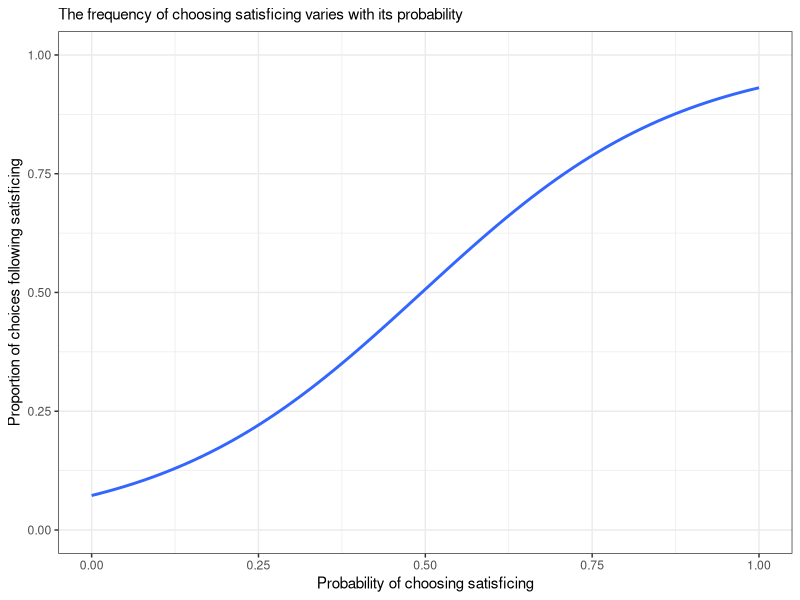
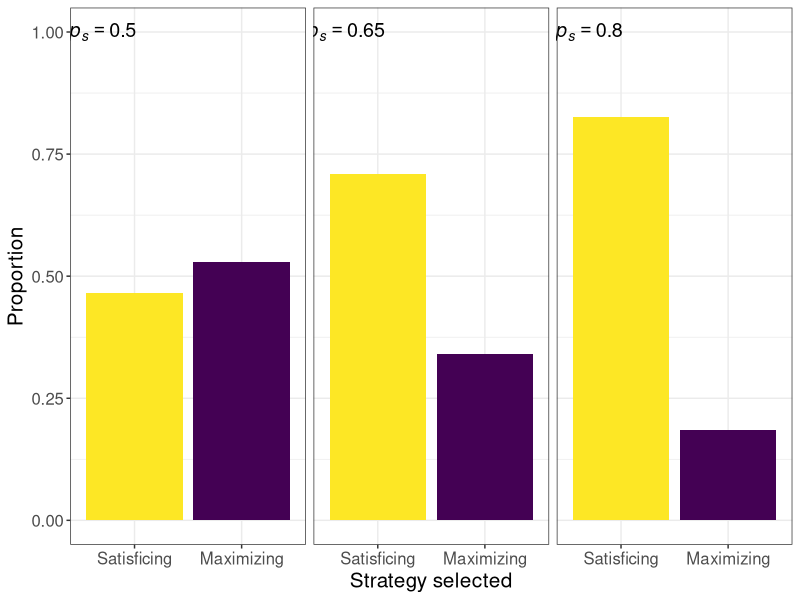
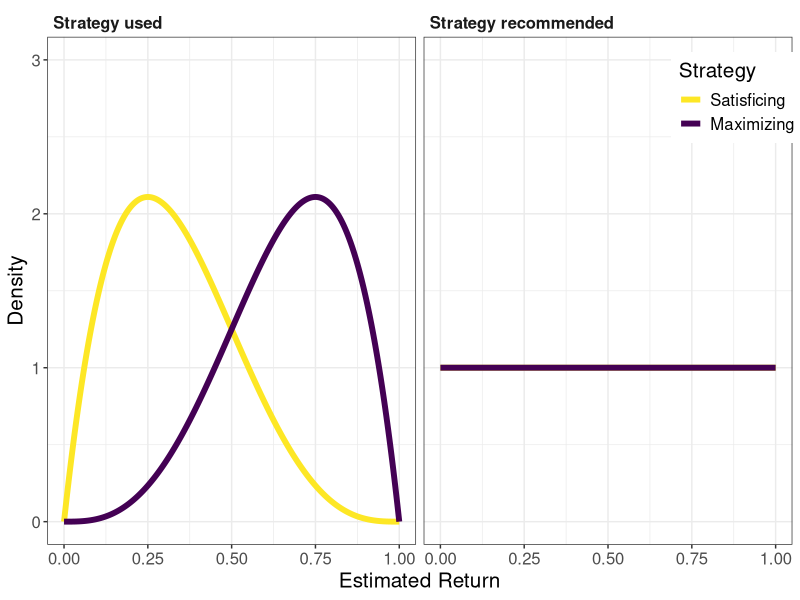
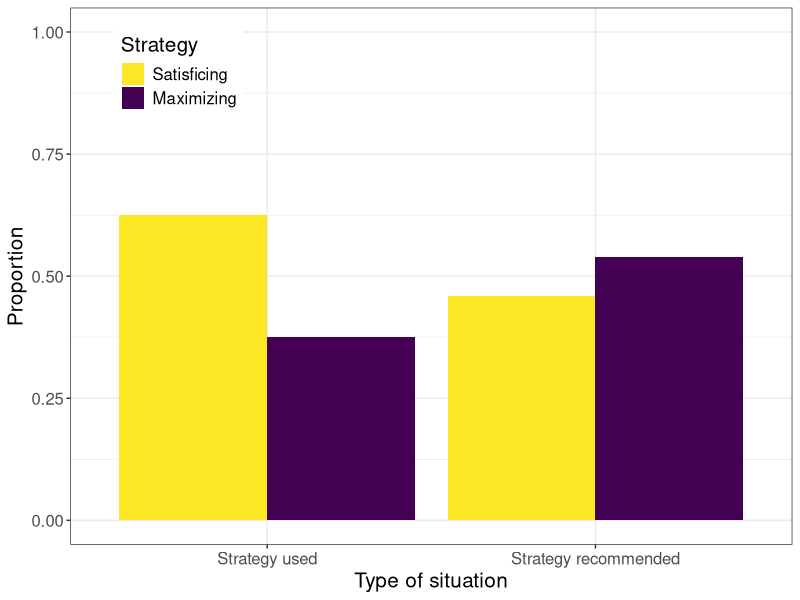
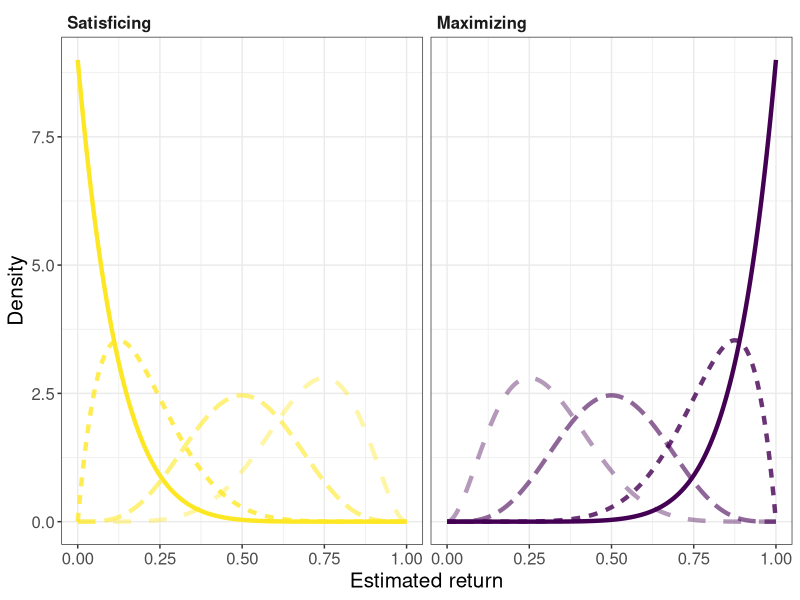
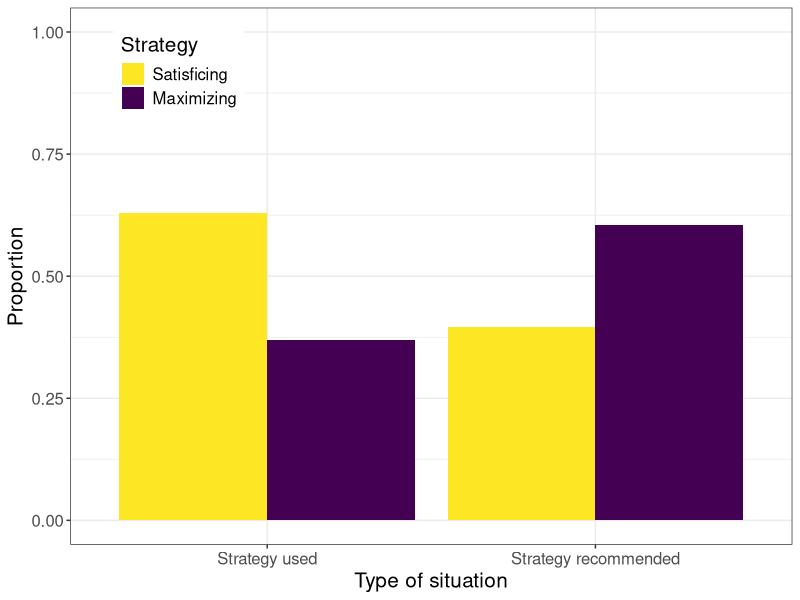
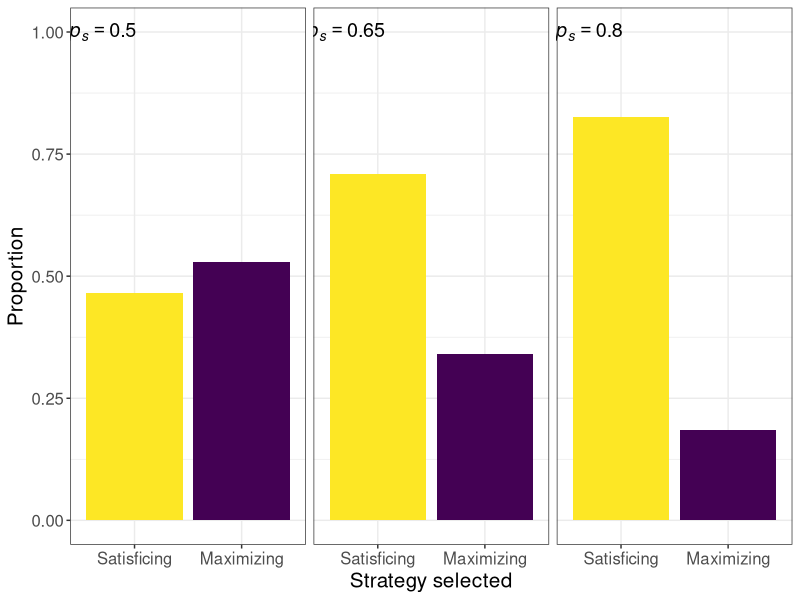
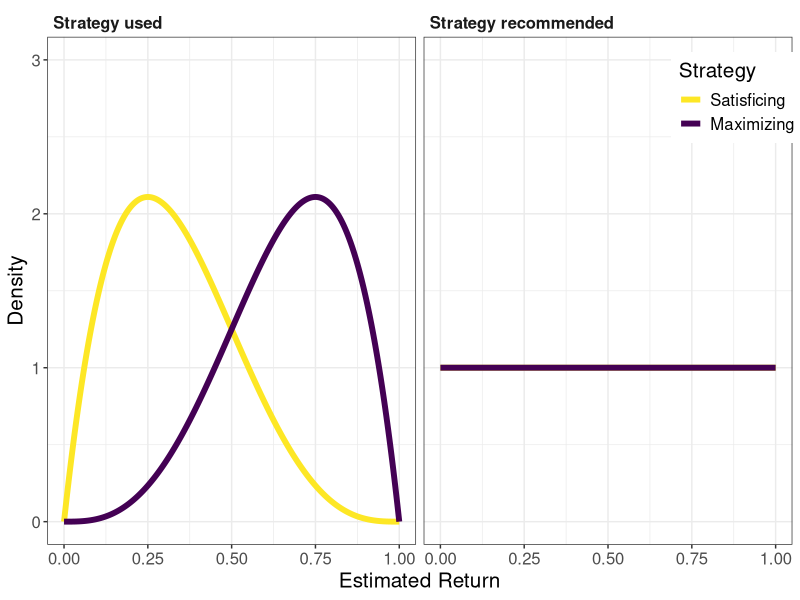

Here is the R script that generated these plots, in order:
# Simulation script

# Setup
# install.packages("tidyverse")
library(tidyverse)

N           <- 1:100 # Number of participants
n_self      <- 1:2   # Number of choices made
n_recommend <- 1:2   # Number of choices made by others for which you give a recommendation


# Test: Simulate different probabilities of choosing satisficing
vector_p_choose_satis <- seq(0, 1, by=.01)
results_sim1 <-  tibble(expand.grid(pid = N,                          # Participant ID
                                    cid = (n_self + n_recommend) / 2, # Choice ID
                                    p_choose_satis = vector_p_choose_satis)) %>% 
  mutate(choice_self      = NA,
         choice_recommend = NA)

for (row in 1:nrow(results_sim1)) {
  # Simulate choice as draw from binomial distribution (1 = satisficing)
  results_sim1[row, "choice_self"] <- rbinom(1, 1, pull(results_sim1[row, "p_choose_satis"]))
}

# Results
results_sim1 %>% 
  ggplot(aes(p_choose_satis, choice_self)) +
  geom_smooth(method = "glm", method.args = list(family = "binomial"), se = FALSE) +
  labs(subtitle="The frequency of choosing satisficing varies with its probability", 
       x="Probability of choosing satisficing", y="Proportion of choices following satisficing") +
  coord_cartesian(xlim=c(0,1), ylim=c(0,1)) +
  theme_bw()



# Assumption 1: Probabilistic strategy selection -----
# Simulating probabilities of choosing satisficing and recommending maximizing
vector_p_choose_satis <- seq(0, 1, by=.01)
results_sim2 <-  tibble(expand.grid(pid = N,                          # Participant ID
                                    cid = (n_self + n_recommend) / 2, # Choice ID
                                    p_choose_satis = vector_p_choose_satis)) %>% 
  mutate(p_recommend_satis = 1 - p_choose_satis,
         choice_self       = NA,
         choice_recommend  = NA)

set.seed(1)
for (row in 1:nrow(results_sim2)) {
  
  # Simulate choice as draw from binomial distribution (1 = satisficing)
  results_sim2[row, "choice_self"] <- rbinom(1, 1, pull(results_sim2[row, "p_choose_satis"]))
  results_sim2[row, "choice_recommend"] <- rbinom(1, 1, pull(results_sim2[row, "p_recommend_satis"]))
}

# Plot frequency of strategy selection
results_sim2 %>% 
  filter(p_choose_satis %in% c(.5, .65, .8)) %>% 
  mutate(p_choose_satis = as.factor(p_choose_satis)) %>% 
  group_by(p_choose_satis) %>% 
  summarise(p_choice_satis = sum(choice_self) / n(),
            p_recommend_satis = sum(choice_recommend) / n()) %>% 
  pivot_longer(cols=c("p_choice_satis", "p_recommend_satis")) %>% 
  mutate(name = ifelse(name == "p_choice_satis", "Satisficing", "Maximizing")) %>% 
  mutate(name = factor(name, levels=c("Satisficing", "Maximizing"))) %>% 
  ggplot(aes(name, value, fill=name)) +
  geom_col(position=position_dodge()) +
  geom_text(tibble(p_choose_satis=c(.5,.65,.8)), mapping=aes(x=.7, y=1, label=paste0("italic(p)[italic(s)]==", p_choose_satis)), parse=T, inherit.aes=F, size=5) +
  labs(x="Strategy selected", y="Proportion") +
  scale_fill_manual(values=viridis::viridis(10)[c(10,1)]) +
  theme_bw() +
  facet_wrap(~p_choose_satis, ncol=3) +
  theme(text = element_text(size=15), 
        legend.position="none",
        strip.background = element_blank(),
        strip.text.x = element_blank())

ggsave("output/plots/figure_basic.pdf", device=pdf, width=12, height=6)



# Assumption 2: Strategy selection as a cost-return trade-off -----
# Costs and Returns play a role in strategy selection

# Theoretical distribution
tibble(value = c(dbeta(seq(0,1,.001), 2, 4), dbeta(seq(0,1,.001), 4, 2),
                 dbeta(seq(0,1,.001), 1, 1), dbeta(seq(0,1,.001), 1, 1)),
       Strategy = c(rep("Satisficing", length(seq(0,1,.001))), rep("Maximizing", length(seq(0,1,.001))),
                    rep("Satisficing", length(seq(0,1,.001))), rep("Maximizing", length(seq(0,1,.001)))),
       Target = c(rep("Strategy used", length(seq(0,1,.001))*2), rep("Strategy recommended", length(seq(0,1,.001))*2)),
       x = c(seq(0,1,.001), seq(0,1,.001), seq(0,1,.001), seq(0,1,.001))) %>% 
  mutate(Strategy = factor(Strategy, levels=c("Satisficing", "Maximizing")),
         Target = factor(Target, levels=c("Strategy used", "Strategy recommended"))) %>% 
  ggplot(aes(x, value, color=Strategy)) +
  geom_path(linewidth=2) + 
  labs(x="Estimated Return", y="Density") +
  coord_cartesian(ylim=c(0,3), xlim=c(0,1)) +
  scale_color_manual(values=viridis::viridis(10)[c(10,1)]) +
  facet_wrap(~Target, ncol=2) +
  theme_bw() +
  theme(text = element_text(size=15), 
        strip.background = element_blank(),
        strip.text = element_text(face="bold", hjust=0),
        legend.position=c(.925,.88))

ggsave("output/plots/figure_beta_theoretical.pdf", device=pdf, width=10, height=5)

# Create results object and set parameters
results_sim3 <-  tibble(expand.grid(pid = N,                               # Participant ID
                                    cid = (n_self + n_recommend) / 2)) %>% # Choice ID
  
  mutate(costs_s_self      = 0.5, # Parameters
         costs_m_self      = 2,
         costs_s_recommend = 0.1,
         costs_m_recommend = 0.1,
         alpha_s_self      = 2,
         alpha_m_self      = 4,
         beta_s_self       = 4,
         beta_m_self       = 2,
         alpha_recommend   = 1,
         beta_recommend    = 1,

         p_choose_satis    = NA, # Outcomes
         p_recommend_satis = NA,
         choice_self       = NA,
         choice_recommend  = NA)

set.seed(2)
for (row in 1:nrow(results_sim3)) {

  # Strategy selection for oneself
  # Costs
  C_s_self <- pull(results_sim3[row, "costs_s_self"])
  C_m_self <- pull(results_sim3[row, "costs_m_self"])
  
  # Draw Returns from Beta
  R_s_self <- rbeta(1, pull(results_sim3[row, "alpha_s_self"]), pull(results_sim3[row, "beta_s_self"]))
  R_m_self <- rbeta(1, pull(results_sim3[row, "alpha_m_self"]), pull(results_sim3[row, "beta_m_self"]))
  
  # Calculate utilities
  U_s <- R_s_self - C_s_self
  U_m  <- R_m_self - C_m_self
  
  # Calculate probability of selecting satisficing strategy
  results_sim3[row, "p_choose_satis"] = 1 / (1 + exp(-.5 * (U_s - U_m)))
  
  # Draw selected strategy
  results_sim3[row, "choice_self"] <- rbinom(1, 1, pull(results_sim3[row, "p_choose_satis"]))
  
  # Strategy selection for recommendation to others
  # Costs
  C_s_recommend <- pull(results_sim3[row, "costs_s_recommend"])
  C_m_recommend <- pull(results_sim3[row, "costs_m_recommend"])
  
  # Draw Returns from Beta
  R_s_recommend <- rbeta(1, pull(results_sim3[row, "alpha_recommend"]), pull(results_sim3[row, "beta_recommend"]))
  R_m_recommend  <- rbeta(1, pull(results_sim3[row, "alpha_recommend"]), pull(results_sim3[row, "beta_recommend"]))
  
  # Calculate utilities
  U_s <- R_s_recommend - C_s_recommend
  U_m  <- R_m_recommend - C_m_recommend
  
  # Calculate probability of recommending satisficing strategy
  results_sim3[row, "p_recommend_satis"] <- 1 / (1 + exp(-.5 * (U_s - U_m)))
  
  # Draw recommended strategy
  results_sim3[row, "choice_recommend"]  <- rbinom(1, 1, pull(results_sim3[row, "p_recommend_satis"]))
}

# Plot frequency of strategy selection
results_sim3 %>% 
  pivot_longer(cols=c("choice_self", "choice_recommend"), names_to = "target", values_to = "strategy") %>% 
  group_by(strategy, target) %>% 
  summarise(n = n() / 200) %>% 
  mutate(strategy = ifelse(strategy==1, "Satisficing", "Maximizing"),
         target = ifelse(target=="choice_self", "Strategy used", "Strategy recommended")) %>% 
  mutate(strategy = factor(strategy, levels=c("Satisficing", "Maximizing")),
         target = factor(target, levels=c("Strategy used", "Strategy recommended"))) %>% 
  ggplot(aes(target, n, fill=strategy)) +
  geom_col(position=position_dodge()) +
  labs(fill="Strategy", x="Type of situation", y="Proportion") +
  coord_cartesian(ylim=c(0,1)) +
  scale_fill_manual(values=viridis::viridis(10)[c(10,1)]) +
  theme_bw() +
  theme(text = element_text(size=15), 
        legend.position=c(.15,.88),
        strip.background = element_blank(),
        strip.text.x = element_blank())

ggsave("output/plots/figure_costs_returns_main.pdf", device=pdf, width=6, height=5)



# Assumption 3: Social returns govern strategy selection for recommendation -----
# Returns of recommending a strategy depend on social reputation

# Simulate theoretically implied Return structure using different numbers of positive outcomes
tibble(n_pos = c(rep(1, length(seq(0,1,.001))), rep(1, length(seq(0,1,.001))),
                 rep(2, length(seq(0,1,.001))), rep(2, length(seq(0,1,.001))),
                 rep(5, length(seq(0,1,.001))), rep(5, length(seq(0,1,.001))),
                 rep(7, length(seq(0,1,.001))), rep(7, length(seq(0,1,.001)))),
       Return = c(dbeta(seq(0,1,.001), 1, 10 - 1), dbeta(seq(0,1,.001), 10 - 1, 1),
                  dbeta(seq(0,1,.001), 2, 10 - 2), dbeta(seq(0,1,.001), 10 - 2, 2),
                  dbeta(seq(0,1,.001), 5, 10 - 5), dbeta(seq(0,1,.001), 10 - 5, 5),
                  dbeta(seq(0,1,.001), 7, 10 - 7), dbeta(seq(0,1,.001), 10 - 7, 7)),
       Strategy = c(rep("Satisficing", length(seq(0,1,.001))), rep("Maximizing", length(seq(0,1,.001))),
                    rep("Satisficing", length(seq(0,1,.001))), rep("Maximizing", length(seq(0,1,.001))),
                    rep("Satisficing", length(seq(0,1,.001))), rep("Maximizing", length(seq(0,1,.001))),
                    rep("Satisficing", length(seq(0,1,.001))), rep("Maximizing", length(seq(0,1,.001)))),
       x = c(seq(0,1,.001), seq(0,1,.001),
             seq(0,1,.001), seq(0,1,.001),
             seq(0,1,.001), seq(0,1,.001),
             seq(0,1,.001), seq(0,1,.001))) %>% 
  mutate(Strategy = factor(Strategy, levels=c("Satisficing", "Maximizing")),
         n_pos = factor(n_pos, levels=c("1", "2", "5", "7"))) %>% 
  ggplot(aes(x, Return, color=Strategy, alpha=n_pos, linetype=n_pos)) +
  geom_path(linewidth=1.5) +
  scale_color_manual(values=viridis::viridis(10)[c(10,1)]) +
  scale_alpha_manual(values=c(1,.8,.6,.4)) +
  facet_wrap(~Strategy, ncol=2) +
  labs(x = "Estimated return", y="Density") +
  theme_bw() +
  theme(legend.position = "none",
        text = element_text(size=15),
        strip.background = element_blank(),
        strip.text.x = element_text(face="bold", hjust=0) #, legend.position=c(.925,.88))
  )

ggsave("output/plots/figure_theoretical_returns_social.pdf", device=pdf, width=10, height=5)



# Simulation
# Create results object and set parameters
results_sim4 <-  tibble(expand.grid(pid = N,                               # Participant ID
                                    cid = (n_self + n_recommend) / 2)) %>% # Choice ID
  
  mutate(costs_s_self      = 0.5, # Parameters, see above
         costs_m_self      = 2,
         costs_s_recommend = 0.1,
         costs_m_recommend = 0.1,
         
         alpha_s_self      = 2,
         alpha_m_self      = 4,
         beta_s_self       = 4,
         beta_m_self       = 2,
         
         theta             = 0.9,
         n_pos             = NA,  # Will be estimated later
         alpha_s_recommend = NA,
         alpha_m_recommend = NA,
         beta_s_recommend  = NA,
         beta_m_recommend  = NA,
         
         p_choose_satis    = NA, # Outcomes
         p_recommend_satis = NA,
         choice_self       = NA,
         choice_recommend  = NA)

set.seed(3)
for (row in 1:nrow(results_sim4)) {

  # Strategy selection for oneself (same as for simulation 3)
  # Costs
  C_s_self <- pull(results_sim4[row, "costs_s_self"])
  C_m_self <- pull(results_sim4[row, "costs_m_self"])
  
  # Draw Returns from Beta
  R_s_self <- rbeta(1, pull(results_sim4[row, "alpha_s_self"]), pull(results_sim4[row, "beta_s_self"]))
  R_m_self <- rbeta(1, pull(results_sim4[row, "alpha_m_self"]), pull(results_sim4[row, "beta_m_self"]))
  
  # Calculate utilities
  U_s <- R_s_self - C_s_self
  U_m  <- R_m_self - C_m_self
  
  # Calculate probability of selecting satisficing strategy
  results_sim4[row, "p_choose_satis"] <- 1 / (1 + exp(-.5 * (U_s - U_m)))
  
  # Draw selected strategy
  results_sim4[row, "choice_self"] <- rbinom(1, 1, pull(results_sim4[row, "p_choose_satis"]))
  
  
  # Strategy selection for recommendation to others
  # Costs
  C_s_recommend <- pull(results_sim4[row, "costs_s_recommend"])
  C_m_recommend <- pull(results_sim4[row, "costs_m_recommend"])
  
  # Simulate number of retrieved positive outcomes
  results_sim4[row, "n_pos"] <- sum(rbinom(10, 1, 1 - pull(results_sim4[row, "theta"])))
  
  # Draw Returns from Beta using number of retrieved positive outcomes as determinants of Return structure
  R_s_recommend <- rbeta(1, pull(results_sim4[row, "n_pos"]), 10 - pull(results_sim4[row, "n_pos"]))
  R_m_recommend  <- rbeta(1, 10 - pull(results_sim4[row, "n_pos"]), pull(results_sim4[row, "n_pos"]))
  
  # Calculate utilities
  U_s <- R_s_recommend - C_s_recommend
  U_m  <- R_m_recommend - C_m_recommend
  
  # Calculate probability of recommending satisficing strategy
  results_sim4[row, "p_recommend_satis"] <- 1 / (1 + exp(-.5 * (U_s - U_m)))
  
  # Draw recommended strategy
  results_sim4[row, "choice_recommend"]  <- rbinom(1, 1, pull(results_sim4[row, "p_recommend_satis"]))
}

# Plot frequency of strategy selection
results_sim4 %>% 
  pivot_longer(cols=c("choice_self", "choice_recommend"), names_to = "target", values_to = "strategy") %>% 
  group_by(strategy, target) %>% 
  summarise(n = n() / 200) %>% 
  mutate(strategy = ifelse(strategy==1, "Satisficing", "Maximizing"),
         target = ifelse(target=="choice_self", "Strategy used", "Strategy recommended")) %>% 
  mutate(strategy = factor(strategy, levels=c("Satisficing", "Maximizing")),
         target = factor(target, levels=c("Strategy used", "Strategy recommended"))) %>% 
  ggplot(aes(target, n, fill=strategy)) +
  geom_col(position=position_dodge()) +
  labs(fill="Strategy", x="Type of situation", y="Proportion") +
  coord_cartesian(ylim=c(0,1)) +
  scale_fill_manual(values=viridis::viridis(10)[c(10,1)]) +
  theme_bw() +
  theme(text = element_text(size=15), 
        legend.position=c(.15,.88),
        strip.background = element_blank(),
        strip.text.x = element_blank())

ggsave("output/plots/figure_social_sensitivity_main.pdf", device=pdf, width=6, height=5)
